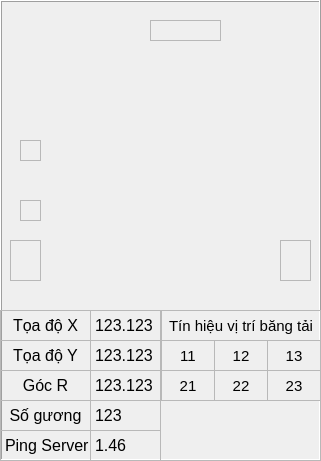
    <widget class="QFrame" name="fr_agv">
     <property name="geometry">
      <rect>
       <x>0</x>
       <y>0</y>
       <width>321</width>
       <height>461</height>
      </rect>
     </property>
     <property name="autoFillBackground">
      <bool>true</bool>
     </property>
     <property name="frameShape">
      <enum>QFrame::Box</enum>
     </property>
     <property name="frameShadow">
      <enum>QFrame::Raised</enum>
     </property>
     <widget class="QLabel" name="lbc_safety1">
      <property name="geometry">
       <rect>
        <x>280</x>
        <y>240</y>
        <width>31</width>
        <height>41</height>
       </rect>
      </property>
      <property name="autoFillBackground">
       <bool>true</bool>
      </property>
      <property name="frameShape">
       <enum>QFrame::StyledPanel</enum>
      </property>
      <property name="lineWidth">
       <number>1</number>
      </property>
      <property name="midLineWidth">
       <number>0</number>
      </property>
      <property name="text">
       <string/>
      </property>
      <property name="scaledContents">
       <bool>false</bool>
      </property>
      <property name="wordWrap">
       <bool>false</bool>
      </property>
      <property name="openExternalLinks">
       <bool>false</bool>
      </property>
     </widget>
     <widget class="QLabel" name="lbc_safety0">
      <property name="geometry">
       <rect>
        <x>150</x>
        <y>20</y>
        <width>71</width>
        <height>21</height>
       </rect>
      </property>
      <property name="autoFillBackground">
       <bool>true</bool>
      </property>
      <property name="frameShape">
       <enum>QFrame::StyledPanel</enum>
      </property>
      <property name="lineWidth">
       <number>1</number>
      </property>
      <property name="midLineWidth">
       <number>0</number>
      </property>
      <property name="text">
       <string/>
      </property>
      <property name="scaledContents">
       <bool>false</bool>
      </property>
      <property name="wordWrap">
       <bool>false</bool>
      </property>
      <property name="openExternalLinks">
       <bool>false</bool>
      </property>
     </widget>
     <widget class="QLabel" name="lb_agv">
      <property name="geometry">
       <rect>
        <x>45</x>
        <y>50</y>
        <width>231</width>
        <height>251</height>
       </rect>
      </property>
      <property name="autoFillBackground">
       <bool>false</bool>
      </property>
      <property name="frameShape">
       <enum>QFrame::NoFrame</enum>
      </property>
      <property name="lineWidth">
       <number>1</number>
      </property>
      <property name="midLineWidth">
       <number>0</number>
      </property>
      <property name="text">
       <string/>
      </property>
      <property name="pixmap">
       <pixmap>agv.png</pixmap>
      </property>
      <property name="scaledContents">
       <bool>true</bool>
      </property>
      <property name="wordWrap">
       <bool>false</bool>
      </property>
      <property name="openExternalLinks">
       <bool>false</bool>
      </property>
     </widget>
     <widget class="QLabel" name="lbc_safety2">
      <property name="geometry">
       <rect>
        <x>10</x>
        <y>240</y>
        <width>31</width>
        <height>41</height>
       </rect>
      </property>
      <property name="autoFillBackground">
       <bool>true</bool>
      </property>
      <property name="frameShape">
       <enum>QFrame::StyledPanel</enum>
      </property>
      <property name="lineWidth">
       <number>1</number>
      </property>
      <property name="midLineWidth">
       <number>0</number>
      </property>
      <property name="text">
       <string/>
      </property>
      <property name="scaledContents">
       <bool>false</bool>
      </property>
      <property name="wordWrap">
       <bool>false</bool>
      </property>
      <property name="openExternalLinks">
       <bool>false</bool>
      </property>
     </widget>
     <widget class="QFrame" name="frame">
      <property name="geometry">
       <rect>
        <x>0</x>
        <y>310</y>
        <width>321</width>
        <height>151</height>
       </rect>
      </property>
      <property name="frameShape">
       <enum>QFrame::StyledPanel</enum>
      </property>
      <property name="frameShadow">
       <enum>QFrame::Raised</enum>
      </property>
      <widget class="QLabel" name="lb_coordinates_x">
       <property name="geometry">
        <rect>
         <x>0</x>
         <y>0</y>
         <width>91</width>
         <height>31</height>
        </rect>
       </property>
       <property name="font">
        <font>
         <pointsize>12</pointsize>
        </font>
       </property>
       <property name="autoFillBackground">
        <bool>false</bool>
       </property>
       <property name="frameShape">
        <enum>QFrame::StyledPanel</enum>
       </property>
       <property name="lineWidth">
        <number>1</number>
       </property>
       <property name="midLineWidth">
        <number>0</number>
       </property>
       <property name="text">
        <string>Tọa độ X</string>
       </property>
       <property name="scaledContents">
        <bool>false</bool>
       </property>
       <property name="alignment">
        <set>Qt::AlignCenter</set>
       </property>
       <property name="wordWrap">
        <bool>false</bool>
       </property>
       <property name="openExternalLinks">
        <bool>false</bool>
       </property>
      </widget>
      <widget class="QLabel" name="lbv_coordinates_x">
       <property name="geometry">
        <rect>
         <x>90</x>
         <y>0</y>
         <width>71</width>
         <height>31</height>
        </rect>
       </property>
       <property name="font">
        <font>
         <pointsize>12</pointsize>
        </font>
       </property>
       <property name="autoFillBackground">
        <bool>false</bool>
       </property>
       <property name="frameShape">
        <enum>QFrame::StyledPanel</enum>
       </property>
       <property name="lineWidth">
        <number>1</number>
       </property>
       <property name="midLineWidth">
        <number>0</number>
       </property>
       <property name="text">
        <string>123.123</string>
       </property>
       <property name="scaledContents">
        <bool>false</bool>
       </property>
       <property name="alignment">
        <set>Qt::AlignLeading|Qt::AlignLeft|Qt::AlignVCenter</set>
       </property>
       <property name="wordWrap">
        <bool>false</bool>
       </property>
       <property name="openExternalLinks">
        <bool>false</bool>
       </property>
      </widget>
      <widget class="QLabel" name="lb_coordinates_y">
       <property name="geometry">
        <rect>
         <x>0</x>
         <y>30</y>
         <width>91</width>
         <height>31</height>
        </rect>
       </property>
       <property name="font">
        <font>
         <pointsize>12</pointsize>
        </font>
       </property>
       <property name="autoFillBackground">
        <bool>false</bool>
       </property>
       <property name="frameShape">
        <enum>QFrame::StyledPanel</enum>
       </property>
       <property name="lineWidth">
        <number>1</number>
       </property>
       <property name="midLineWidth">
        <number>0</number>
       </property>
       <property name="text">
        <string>Tọa độ Y</string>
       </property>
       <property name="scaledContents">
        <bool>false</bool>
       </property>
       <property name="alignment">
        <set>Qt::AlignCenter</set>
       </property>
       <property name="wordWrap">
        <bool>false</bool>
       </property>
       <property name="openExternalLinks">
        <bool>false</bool>
       </property>
      </widget>
      <widget class="QLabel" name="lbv_coordinates_y">
       <property name="geometry">
        <rect>
         <x>90</x>
         <y>30</y>
         <width>71</width>
         <height>31</height>
        </rect>
       </property>
       <property name="font">
        <font>
         <pointsize>12</pointsize>
        </font>
       </property>
       <property name="autoFillBackground">
        <bool>false</bool>
       </property>
       <property name="frameShape">
        <enum>QFrame::StyledPanel</enum>
       </property>
       <property name="lineWidth">
        <number>1</number>
       </property>
       <property name="midLineWidth">
        <number>0</number>
       </property>
       <property name="text">
        <string>123.123</string>
       </property>
       <property name="scaledContents">
        <bool>false</bool>
       </property>
       <property name="alignment">
        <set>Qt::AlignLeading|Qt::AlignLeft|Qt::AlignVCenter</set>
       </property>
       <property name="wordWrap">
        <bool>false</bool>
       </property>
       <property name="openExternalLinks">
        <bool>false</bool>
       </property>
      </widget>
      <widget class="QLabel" name="lb_coordinates_r">
       <property name="geometry">
        <rect>
         <x>0</x>
         <y>60</y>
         <width>91</width>
         <height>31</height>
        </rect>
       </property>
       <property name="font">
        <font>
         <pointsize>12</pointsize>
        </font>
       </property>
       <property name="autoFillBackground">
        <bool>false</bool>
       </property>
       <property name="frameShape">
        <enum>QFrame::StyledPanel</enum>
       </property>
       <property name="lineWidth">
        <number>1</number>
       </property>
       <property name="midLineWidth">
        <number>0</number>
       </property>
       <property name="text">
        <string>Góc R</string>
       </property>
       <property name="scaledContents">
        <bool>false</bool>
       </property>
       <property name="alignment">
        <set>Qt::AlignCenter</set>
       </property>
       <property name="wordWrap">
        <bool>false</bool>
       </property>
       <property name="openExternalLinks">
        <bool>false</bool>
       </property>
      </widget>
      <widget class="QLabel" name="lbv_coordinates_r">
       <property name="geometry">
        <rect>
         <x>90</x>
         <y>60</y>
         <width>71</width>
         <height>31</height>
        </rect>
       </property>
       <property name="font">
        <font>
         <pointsize>12</pointsize>
        </font>
       </property>
       <property name="autoFillBackground">
        <bool>false</bool>
       </property>
       <property name="frameShape">
        <enum>QFrame::StyledPanel</enum>
       </property>
       <property name="lineWidth">
        <number>1</number>
       </property>
       <property name="midLineWidth">
        <number>0</number>
       </property>
       <property name="text">
        <string>123.123</string>
       </property>
       <property name="scaledContents">
        <bool>false</bool>
       </property>
       <property name="alignment">
        <set>Qt::AlignLeading|Qt::AlignLeft|Qt::AlignVCenter</set>
       </property>
       <property name="wordWrap">
        <bool>false</bool>
       </property>
       <property name="openExternalLinks">
        <bool>false</bool>
       </property>
      </widget>
      <widget class="QLabel" name="lbv_numberReflector">
       <property name="geometry">
        <rect>
         <x>90</x>
         <y>90</y>
         <width>71</width>
         <height>31</height>
        </rect>
       </property>
       <property name="font">
        <font>
         <pointsize>12</pointsize>
        </font>
       </property>
       <property name="autoFillBackground">
        <bool>false</bool>
       </property>
       <property name="frameShape">
        <enum>QFrame::StyledPanel</enum>
       </property>
       <property name="lineWidth">
        <number>1</number>
       </property>
       <property name="midLineWidth">
        <number>0</number>
       </property>
       <property name="text">
        <string>123</string>
       </property>
       <property name="scaledContents">
        <bool>false</bool>
       </property>
       <property name="alignment">
        <set>Qt::AlignLeading|Qt::AlignLeft|Qt::AlignVCenter</set>
       </property>
       <property name="wordWrap">
        <bool>false</bool>
       </property>
       <property name="openExternalLinks">
        <bool>false</bool>
       </property>
      </widget>
      <widget class="QLabel" name="lb_numbeReflector">
       <property name="geometry">
        <rect>
         <x>0</x>
         <y>90</y>
         <width>91</width>
         <height>31</height>
        </rect>
       </property>
       <property name="font">
        <font>
         <pointsize>12</pointsize>
        </font>
       </property>
       <property name="autoFillBackground">
        <bool>false</bool>
       </property>
       <property name="frameShape">
        <enum>QFrame::StyledPanel</enum>
       </property>
       <property name="lineWidth">
        <number>1</number>
       </property>
       <property name="midLineWidth">
        <number>0</number>
       </property>
       <property name="text">
        <string>Số gương</string>
       </property>
       <property name="scaledContents">
        <bool>false</bool>
       </property>
       <property name="alignment">
        <set>Qt::AlignCenter</set>
       </property>
       <property name="wordWrap">
        <bool>false</bool>
       </property>
       <property name="openExternalLinks">
        <bool>false</bool>
       </property>
      </widget>
      <widget class="QLabel" name="lb_pingServer">
       <property name="geometry">
        <rect>
         <x>0</x>
         <y>120</y>
         <width>91</width>
         <height>31</height>
        </rect>
       </property>
       <property name="font">
        <font>
         <pointsize>12</pointsize>
        </font>
       </property>
       <property name="autoFillBackground">
        <bool>false</bool>
       </property>
       <property name="frameShape">
        <enum>QFrame::StyledPanel</enum>
       </property>
       <property name="lineWidth">
        <number>1</number>
       </property>
       <property name="midLineWidth">
        <number>0</number>
       </property>
       <property name="text">
        <string>Ping Server</string>
       </property>
       <property name="scaledContents">
        <bool>false</bool>
       </property>
       <property name="wordWrap">
        <bool>false</bool>
       </property>
       <property name="openExternalLinks">
        <bool>false</bool>
       </property>
      </widget>
      <widget class="QLabel" name="lbv_pingServer">
       <property name="geometry">
        <rect>
         <x>90</x>
         <y>120</y>
         <width>71</width>
         <height>31</height>
        </rect>
       </property>
       <property name="font">
        <font>
         <pointsize>12</pointsize>
        </font>
       </property>
       <property name="autoFillBackground">
        <bool>false</bool>
       </property>
       <property name="frameShape">
        <enum>QFrame::StyledPanel</enum>
       </property>
       <property name="lineWidth">
        <number>1</number>
       </property>
       <property name="midLineWidth">
        <number>0</number>
       </property>
       <property name="text">
        <string>1.46</string>
       </property>
       <property name="scaledContents">
        <bool>false</bool>
       </property>
       <property name="alignment">
        <set>Qt::AlignLeading|Qt::AlignLeft|Qt::AlignVCenter</set>
       </property>
       <property name="wordWrap">
        <bool>false</bool>
       </property>
       <property name="openExternalLinks">
        <bool>false</bool>
       </property>
      </widget>
      <widget class="QLabel" name="lb_coordinates_x_2">
       <property name="geometry">
        <rect>
         <x>161</x>
         <y>0</y>
         <width>160</width>
         <height>31</height>
        </rect>
       </property>
       <property name="font">
        <font>
         <pointsize>11</pointsize>
         <weight>50</weight>
         <bold>false</bold>
        </font>
       </property>
       <property name="autoFillBackground">
        <bool>false</bool>
       </property>
       <property name="frameShape">
        <enum>QFrame::StyledPanel</enum>
       </property>
       <property name="lineWidth">
        <number>1</number>
       </property>
       <property name="midLineWidth">
        <number>0</number>
       </property>
       <property name="text">
        <string>Tín hiệu vị trí băng tải</string>
       </property>
       <property name="scaledContents">
        <bool>false</bool>
       </property>
       <property name="alignment">
        <set>Qt::AlignCenter</set>
       </property>
       <property name="wordWrap">
        <bool>false</bool>
       </property>
       <property name="openExternalLinks">
        <bool>false</bool>
       </property>
      </widget>
      <widget class="QLabel" name="lbc_safetyConveyorPos11">
       <property name="geometry">
        <rect>
         <x>161</x>
         <y>30</y>
         <width>54</width>
         <height>31</height>
        </rect>
       </property>
       <property name="font">
        <font>
         <pointsize>11</pointsize>
         <italic>false</italic>
        </font>
       </property>
       <property name="autoFillBackground">
        <bool>true</bool>
       </property>
       <property name="frameShape">
        <enum>QFrame::StyledPanel</enum>
       </property>
       <property name="lineWidth">
        <number>1</number>
       </property>
       <property name="midLineWidth">
        <number>0</number>
       </property>
       <property name="text">
        <string>11</string>
       </property>
       <property name="scaledContents">
        <bool>false</bool>
       </property>
       <property name="alignment">
        <set>Qt::AlignCenter</set>
       </property>
       <property name="wordWrap">
        <bool>false</bool>
       </property>
       <property name="openExternalLinks">
        <bool>false</bool>
       </property>
      </widget>
      <widget class="QLabel" name="lbc_safetyConveyorPos12">
       <property name="geometry">
        <rect>
         <x>214</x>
         <y>30</y>
         <width>54</width>
         <height>31</height>
        </rect>
       </property>
       <property name="font">
        <font>
         <pointsize>11</pointsize>
        </font>
       </property>
       <property name="autoFillBackground">
        <bool>true</bool>
       </property>
       <property name="frameShape">
        <enum>QFrame::StyledPanel</enum>
       </property>
       <property name="lineWidth">
        <number>1</number>
       </property>
       <property name="midLineWidth">
        <number>0</number>
       </property>
       <property name="text">
        <string>12</string>
       </property>
       <property name="scaledContents">
        <bool>false</bool>
       </property>
       <property name="alignment">
        <set>Qt::AlignCenter</set>
       </property>
       <property name="wordWrap">
        <bool>false</bool>
       </property>
       <property name="openExternalLinks">
        <bool>false</bool>
       </property>
      </widget>
      <widget class="QLabel" name="lbc_safetyConveyorPos13">
       <property name="geometry">
        <rect>
         <x>267</x>
         <y>30</y>
         <width>54</width>
         <height>31</height>
        </rect>
       </property>
       <property name="font">
        <font>
         <pointsize>11</pointsize>
        </font>
       </property>
       <property name="autoFillBackground">
        <bool>true</bool>
       </property>
       <property name="frameShape">
        <enum>QFrame::StyledPanel</enum>
       </property>
       <property name="lineWidth">
        <number>1</number>
       </property>
       <property name="midLineWidth">
        <number>0</number>
       </property>
       <property name="text">
        <string>13</string>
       </property>
       <property name="scaledContents">
        <bool>false</bool>
       </property>
       <property name="alignment">
        <set>Qt::AlignCenter</set>
       </property>
       <property name="wordWrap">
        <bool>false</bool>
       </property>
       <property name="openExternalLinks">
        <bool>false</bool>
       </property>
      </widget>
      <widget class="QLabel" name="lbc_safetyConveyorPos21">
       <property name="geometry">
        <rect>
         <x>161</x>
         <y>60</y>
         <width>54</width>
         <height>31</height>
        </rect>
       </property>
       <property name="font">
        <font>
         <pointsize>11</pointsize>
        </font>
       </property>
       <property name="autoFillBackground">
        <bool>true</bool>
       </property>
       <property name="frameShape">
        <enum>QFrame::StyledPanel</enum>
       </property>
       <property name="lineWidth">
        <number>1</number>
       </property>
       <property name="midLineWidth">
        <number>0</number>
       </property>
       <property name="text">
        <string>21</string>
       </property>
       <property name="scaledContents">
        <bool>false</bool>
       </property>
       <property name="alignment">
        <set>Qt::AlignCenter</set>
       </property>
       <property name="wordWrap">
        <bool>false</bool>
       </property>
       <property name="openExternalLinks">
        <bool>false</bool>
       </property>
      </widget>
      <widget class="QLabel" name="lbc_safetyConveyorPos22">
       <property name="geometry">
        <rect>
         <x>214</x>
         <y>60</y>
         <width>54</width>
         <height>31</height>
        </rect>
       </property>
       <property name="font">
        <font>
         <pointsize>11</pointsize>
        </font>
       </property>
       <property name="autoFillBackground">
        <bool>true</bool>
       </property>
       <property name="frameShape">
        <enum>QFrame::StyledPanel</enum>
       </property>
       <property name="lineWidth">
        <number>1</number>
       </property>
       <property name="midLineWidth">
        <number>0</number>
       </property>
       <property name="text">
        <string>22</string>
       </property>
       <property name="scaledContents">
        <bool>false</bool>
       </property>
       <property name="alignment">
        <set>Qt::AlignCenter</set>
       </property>
       <property name="wordWrap">
        <bool>false</bool>
       </property>
       <property name="openExternalLinks">
        <bool>false</bool>
       </property>
      </widget>
      <widget class="QLabel" name="lbc_safetyConveyorPos23">
       <property name="geometry">
        <rect>
         <x>267</x>
         <y>60</y>
         <width>54</width>
         <height>31</height>
        </rect>
       </property>
       <property name="font">
        <font>
         <pointsize>11</pointsize>
        </font>
       </property>
       <property name="autoFillBackground">
        <bool>true</bool>
       </property>
       <property name="frameShape">
        <enum>QFrame::StyledPanel</enum>
       </property>
       <property name="lineWidth">
        <number>1</number>
       </property>
       <property name="midLineWidth">
        <number>0</number>
       </property>
       <property name="text">
        <string>23</string>
       </property>
       <property name="scaledContents">
        <bool>false</bool>
       </property>
       <property name="alignment">
        <set>Qt::AlignCenter</set>
       </property>
       <property name="wordWrap">
        <bool>false</bool>
       </property>
       <property name="openExternalLinks">
        <bool>false</bool>
       </property>
      </widget>
     </widget>
     <widget class="QLabel" name="lbc_safetyConveyor2">
      <property name="geometry">
       <rect>
        <x>20</x>
        <y>140</y>
        <width>21</width>
        <height>21</height>
       </rect>
      </property>
      <property name="autoFillBackground">
       <bool>true</bool>
      </property>
      <property name="frameShape">
       <enum>QFrame::StyledPanel</enum>
      </property>
      <property name="lineWidth">
       <number>1</number>
      </property>
      <property name="midLineWidth">
       <number>0</number>
      </property>
      <property name="text">
       <string/>
      </property>
      <property name="scaledContents">
       <bool>false</bool>
      </property>
      <property name="wordWrap">
       <bool>false</bool>
      </property>
      <property name="openExternalLinks">
       <bool>false</bool>
      </property>
     </widget>
     <widget class="QLabel" name="lbc_safetyConveyor1">
      <property name="geometry">
       <rect>
        <x>20</x>
        <y>200</y>
        <width>21</width>
        <height>21</height>
       </rect>
      </property>
      <property name="autoFillBackground">
       <bool>true</bool>
      </property>
      <property name="frameShape">
       <enum>QFrame::StyledPanel</enum>
      </property>
      <property name="lineWidth">
       <number>1</number>
      </property>
      <property name="midLineWidth">
       <number>0</number>
      </property>
      <property name="text">
       <string/>
      </property>
      <property name="scaledContents">
       <bool>false</bool>
      </property>
      <property name="wordWrap">
       <bool>false</bool>
      </property>
      <property name="openExternalLinks">
       <bool>false</bool>
      </property>
     </widget>
     <zorder>frame</zorder>
     <zorder>lbc_safety1</zorder>
     <zorder>lbc_safety0</zorder>
     <zorder>lb_agv</zorder>
     <zorder>lbc_safety2</zorder>
     <zorder>lbc_safetyConveyor2</zorder>
     <zorder>lbc_safetyConveyor1</zorder>
    </widget>
